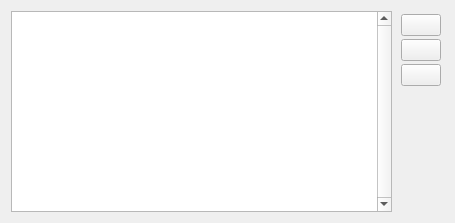
<?xml version="1.0" encoding="UTF-8"?>
<ui version="4.0">
 <class>Form</class>
 <widget class="QWidget" name="Form">
  <property name="geometry">
   <rect>
    <x>0</x>
    <y>0</y>
    <width>455</width>
    <height>223</height>
   </rect>
  </property>
  <property name="windowTitle">
   <string>Form</string>
  </property>
  <layout class="QGridLayout" name="gridLayout">
   <item row="0" column="0">
    <widget class="QWidget" name="widget_6" native="true">
     <layout class="QHBoxLayout" name="horizontalLayout_4">
      <property name="margin">
       <number>0</number>
      </property>
      <item>
       <widget class="QTableView" name="pointTable">
        <property name="verticalScrollBarPolicy">
         <enum>Qt::ScrollBarAlwaysOn</enum>
        </property>
        <property name="editTriggers">
         <set>QAbstractItemView::DoubleClicked</set>
        </property>
        <property name="showDropIndicator" stdset="0">
         <bool>false</bool>
        </property>
        <property name="dragDropOverwriteMode">
         <bool>false</bool>
        </property>
        <property name="selectionMode">
         <enum>QAbstractItemView::SingleSelection</enum>
        </property>
        <property name="wordWrap">
         <bool>false</bool>
        </property>
        <property name="cornerButtonEnabled">
         <bool>false</bool>
        </property>
       </widget>
      </item>
      <item>
       <widget class="QWidget" name="widget_9" native="true">
        <layout class="QVBoxLayout" name="verticalLayout_9">
         <property name="spacing">
          <number>3</number>
         </property>
         <property name="margin">
          <number>3</number>
         </property>
         <item>
          <widget class="QPushButton" name="buttonAddRegionPoint">
           <property name="statusTip">
            <string>Add Point</string>
           </property>
           <property name="text">
            <string/>
           </property>
           <property name="icon">
            <iconset resource="../resources.qrc">
             <normaloff>:/:/plugins/PathPlanner_3/icons/add.png</normaloff>:/:/plugins/PathPlanner_3/icons/add.png</iconset>
           </property>
           <property name="checkable">
            <bool>true</bool>
           </property>
          </widget>
         </item>
         <item>
          <widget class="QPushButton" name="buttonMoveRegionPoint">
           <property name="toolTip">
            <string>Move Point</string>
           </property>
           <property name="text">
            <string/>
           </property>
           <property name="icon">
            <iconset resource="../resources.qrc">
             <normaloff>:/:/plugins/PathPlanner_3/icons/move_blue.png</normaloff>:/:/plugins/PathPlanner_3/icons/move_blue.png</iconset>
           </property>
           <property name="checkable">
            <bool>true</bool>
           </property>
          </widget>
         </item>
         <item>
          <widget class="QPushButton" name="buttonDeleteRegionPoint">
           <property name="toolTip">
            <string>Delete Point</string>
           </property>
           <property name="text">
            <string/>
           </property>
           <property name="icon">
            <iconset resource="../resources.qrc">
             <normaloff>:/:/plugins/PathPlanner_3/icons/remove.png</normaloff>:/:/plugins/PathPlanner_3/icons/remove.png</iconset>
           </property>
           <property name="checkable">
            <bool>false</bool>
           </property>
          </widget>
         </item>
         <item>
          <spacer name="verticalSpacer_6">
           <property name="orientation">
            <enum>Qt::Vertical</enum>
           </property>
           <property name="sizeHint" stdset="0">
            <size>
             <width>20</width>
             <height>40</height>
            </size>
           </property>
          </spacer>
         </item>
        </layout>
       </widget>
      </item>
     </layout>
    </widget>
   </item>
  </layout>
 </widget>
 <resources>
  <include location="../resources.qrc"/>
 </resources>
 <connections/>
</ui>
